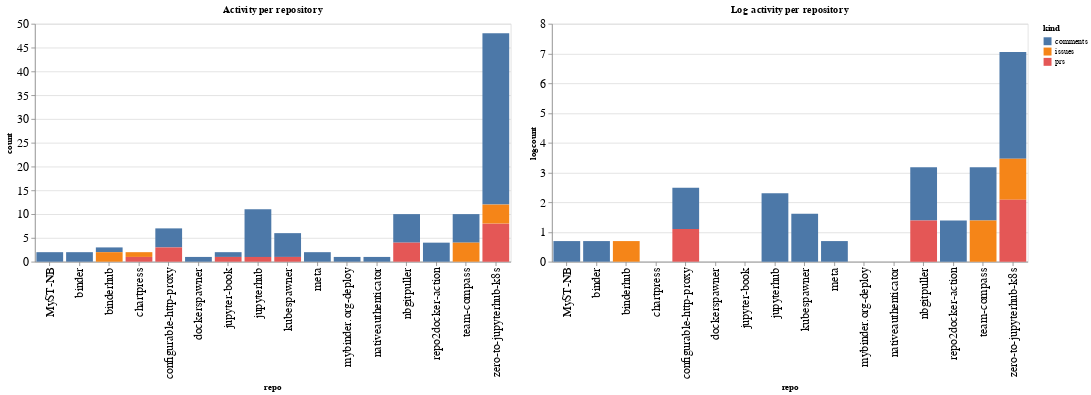

Notebook code for this chart:
### Code cell
ch1 = alt.Chart(repo_summaries, width=600, title="Activity per repository").mark_bar().encode(
    x='repo',
    y='count',
    color='kind',
    tooltip="kind"
)

ch2 = alt.Chart(repo_summaries, width=600, title="Log activity per repository").mark_bar().encode(
    x='repo',
    y='logcount',
    color='kind',
    tooltip="kind"
)

ch1 | ch2

### Figure 1 — Vega-Lite specification as saved in the notebook (floating-point values rounded to 4 significant figures)
{"config": {"axisLeft": {"labelFontSize": 15}, "axisBottom": {"labelFontSize": 15}}, "hconcat": [{"mark": "bar", "encoding": {"color": {"type": "nominal", "field": "kind"}, "tooltip": {"type": "nominal", "field": "kind"}, "x": {"type": "nominal", "field": "repo"}, "y": {"type": "quantitative", "field": "count"}}, "title": "Activity per repository", "width": 600}, {"mark": "bar", "encoding": {"color": {"type": "nominal", "field": "kind"}, "tooltip": {"type": "nominal", "field": "kind"}, "x": {"type": "nominal", "field": "repo"}, "y": {"type": "quantitative", "field": "logcount"}}, "title": "Log activity per repository", "width": 600}], "data": {"name": "data-64e2066f338d1d91dbb092b6cdd593ac"}, "$schema": "https://vega.github.io/schema/vega-lite/v4.8.1.json", "datasets": {"data-64e2066f338d1d91dbb092b6cdd593ac": [{"repo": "MyST-NB", "kind": "comments", "count": 2, "logcount": 0.6931}, {"repo": "binder", "kind": "comments", "count": 2, "logcount": 0.6931}, {"repo": "binderhub", "kind": "comments", "count": 1, "logcount": 0.0}, {"repo": "binderhub", "kind": "issues", "count": 2, "logcount": 0.6931}, {"repo": "chartpress", "kind": "issues", "count": 1, "logcount": 0.0}, {"repo": "chartpress", "kind": "prs", "count": 1, "logcount": 0.0}, {"repo": "configurable-http-proxy", "kind": "comments", "count": 4, "logcount": 1.386}, {"repo": "configurable-http-proxy", "kind": "prs", "count": 3, "logcount": 1.099}, {"repo": "dockerspawner", "kind": "comments", "count": 1, "logcount": 0.0}, {"repo": "jupyter-book", "kind": "comments", "count": 1, "logcount": 0.0}, {"repo": "jupyter-book", "kind": "prs", "count": 1, "logcount": 0.0}, {"repo": "jupyterhub", "kind": "comments", "count": 10, "logcount": 2.303}, {"repo": "jupyterhub", "kind": "prs", "count": 1, "logcount": 0.0}, {"repo": "kubespawner", "kind": "comments", "count": 5, "logcount": 1.609}, {"repo": "kubespawner", "kind": "prs", "count": 1, "logcount": 0.0}, {"repo": "meta", "kind": "comments", "count": 2, "logcount": 0.6931}, {"repo": "mybinder.org-deploy", "kind": "comments", "count": 1, "logcount": 0.0}, {"repo": "nativeauthenticator", "kind": "comments", "count": 1, "logcount": 0.0}, {"repo": "nbgitpuller", "kind": "comments", "count": 6, "logcount": 1.792}, {"repo": "nbgitpuller", "kind": "prs", "count": 4, "logcount": 1.386}, {"repo": "repo2docker-action", "kind": "comments", "count": 4, "logcount": 1.386}, {"repo": "team-compass", "kind": "comments", "count": 6, "logcount": 1.792}, {"repo": "team-compass", "kind": "issues", "count": 4, "logcount": 1.386}, {"repo": "zero-to-jupyterhub-k8s", "kind": "comments", "count": 36, "logcount": 3.584}, {"repo": "zero-to-jupyterhub-k8s", "kind": "issues", "count": 4, "logcount": 1.386}, {"repo": "zero-to-jupyterhub-k8s", "kind": "prs", "count": 8, "logcount": 2.079}]}}
